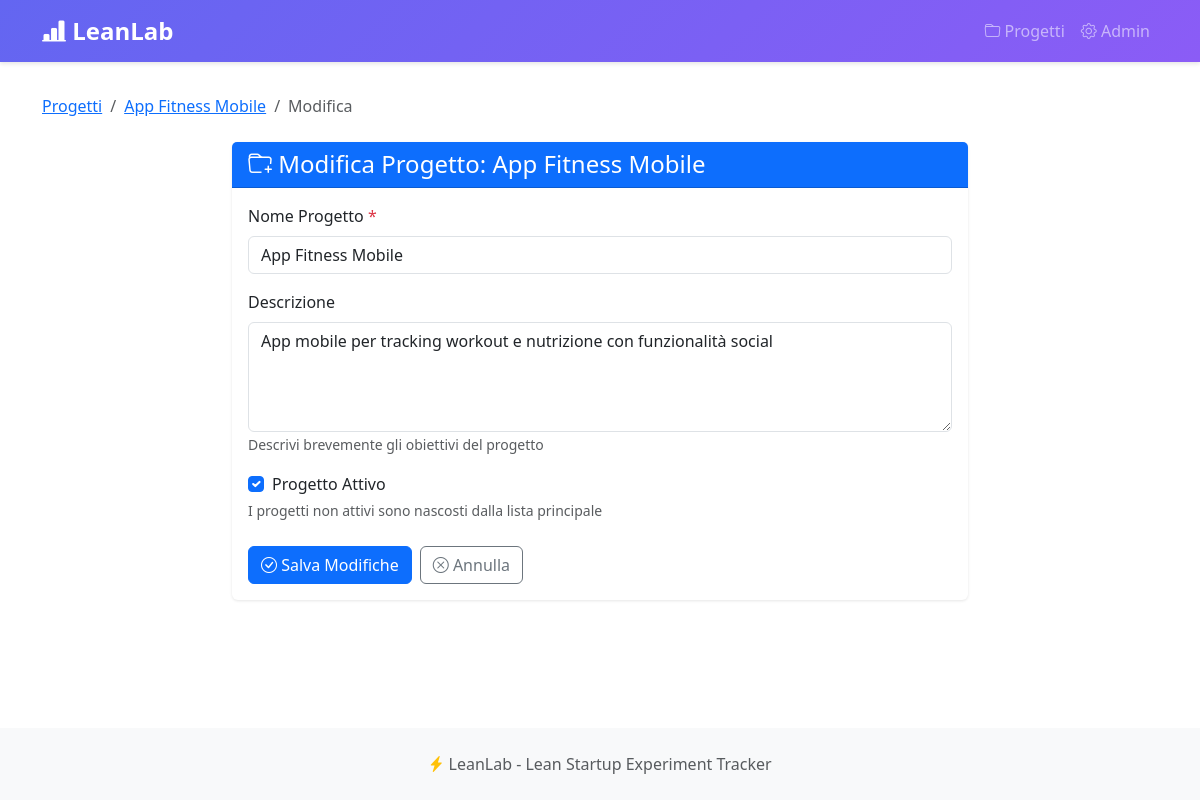
Screenshot of /projects/6/edit/ with the database file from the repository.
### projects/models.py (models this page shows, shortened)
class Project(models.Model):
    name = models.CharField(max_length=200, verbose_name="Nome Progetto")
    description = models.TextField(blank=True, verbose_name="Descrizione")
    created_at = models.DateTimeField(auto_now_add=True)
    updated_at = models.DateTimeField(auto_now=True)
    is_active = models.BooleanField(default=True, verbose_name="Attivo")
    class Meta:
        verbose_name = "Progetto"
        verbose_name_plural = "Progetti"
        ordering = ['-created_at']

### projects/views.py (the view)
# urls.py: path('<int:pk>/edit/', views.project_edit, name='edit'),
def project_edit(request, pk):
    project = get_object_or_404(Project, pk=pk)
    if request.method == 'POST':
        form = ProjectForm(request.POST, instance=project)
        if form.is_valid():
            form.save()
            messages.success(request, f'Progetto "{project.name}" aggiornato con successo!')
            return redirect('projects:detail', pk=project.pk)
    else:
        form = ProjectForm(instance=project)
    context = {
        'form': form,
        'project': project,
        'title': f'Modifica Progetto: {project.name}',
        'button_text': 'Salva Modifiche'
    }
    return render(request, 'project_form.html', context)

### projects/forms.py
class ProjectForm(forms.ModelForm):
    class Meta:
        model = Project
        fields = ['name', 'description', 'is_active']
        widgets = {
            'name': forms.TextInput(attrs={
                'class': 'form-control',
                'placeholder': 'Es: App Mobile Fitness'
            }),
            'description': forms.Textarea(attrs={
                'class': 'form-control',
                'rows': 4,
                'placeholder': 'Descrizione del progetto...'
            }),
            'is_active': forms.CheckboxInput(attrs={
                'class': 'form-check-input'
            }),
        }
        labels = {
            'name': 'Nome Progetto',
            'description': 'Descrizione',
            'is_active': 'Progetto Attivo'
        }

### projects/templates/project_form.html (shortened to what this page needs)
{% extends 'base.html' %}
{% block content %}
<nav aria-label="breadcrumb" class="mb-4">
    <ol class="breadcrumb">
        <li class="breadcrumb-item"><a href="{% url 'projects:list' %}">Progetti</a></li>
        {% if project %}
        <li class="breadcrumb-item"><a href="{% url 'projects:detail' project.pk %}">{{ project.name }}</a></li>
        <li class="breadcrumb-item active">Modifica</li>
        {% else %}
        <li class="breadcrumb-item active">Nuovo Progetto</li>
        {% endif %}
    </ol>
</nav>
<div class="row justify-content-center">
    <div class="col-lg-8">
        <div class="card">
            <div class="card-header bg-primary text-white">
                <h4 class="mb-0">
                    <i class="bi bi-folder-plus"></i> {{ title }}
                </h4>
            </div>
            <div class="card-body">
                <form method="post" novalidate>
                    <div class="mb-3">
                        <label for="{{ form.name.id_for_label }}" class="form-label">
                            {{ form.name.label }} <span class="text-danger">*</span>
                        </label>
                        {{ form.name }}
                    </div>
                    <div class="mb-3">
                        <label for="{{ form.description.id_for_label }}" class="form-label">
                            {{ form.description.label }}
                        </label>
                        {{ form.description }}
                        <small class="form-text text-muted">
                            Descrivi brevemente gli obiettivi del progetto
                        </small>
                    </div>
                    <div class="mb-4">
                        <div class="form-check">
                            {{ form.is_active }}
                            <label class="form-check-label" for="{{ form.is_active.id_for_label }}">
                                {{ form.is_active.label }}
                            </label>
                        </div>
                        <small class="form-text text-muted">
                            I progetti non attivi sono nascosti dalla lista principale
                        </small>
                    </div>
                    <div class="d-flex gap-2">
                        <button type="submit" class="btn btn-primary">
                            <i class="bi bi-check-circle"></i> {{ button_text }}
                        </button>
                        <a href="{% if project %}{% url 'projects:detail' project.pk %}{% else %}{% url 'projects:list' %}{% endif %}"
                           class="btn btn-outline-secondary">
                            <i class="bi bi-x-circle"></i> Annulla
                        </a>
                    </div>
                </form>
            </div>
        </div>
    </div>
</div>
{% endblock %}

### templates/base.html (style rules this page uses)
:root { --primary-color: #6366f1; --success-color: #10b981; --danger-color: #ef4444; --warning-color: #f59e0b; }
body { min-height: 100vh; display: flex; flex-direction: column; }
.card { border: none; box-shadow: 0 1px 3px rgba(0,0,0,0.1); transition: transform 0.2s, box-shadow 0.2s; }

### rows the page displays
Project: name "App Fitness Mobile", description "App mobile per tracking workout e nutrizione con funzionalità social", is_active "☑"

### other values shown
{{ title }} "Modifica Progetto: App Fitness Mobile"
{{ button_text }} "Salva Modifiche"
